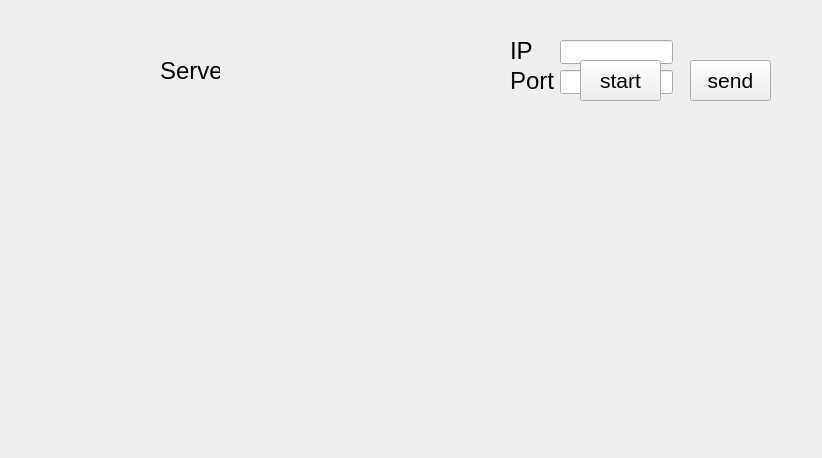
<?xml version="1.0" encoding="UTF-8"?>
<ui version="4.0">
 <class>MainWindow</class>
 <widget class="QMainWindow" name="MainWindow">
  <property name="geometry">
   <rect>
    <x>0</x>
    <y>0</y>
    <width>822</width>
    <height>458</height>
   </rect>
  </property>
  <property name="windowTitle">
   <string>MainWindow</string>
  </property>
  <widget class="QWidget" name="centralWidget">
   <widget class="QLabel" name="ipLabel">
    <property name="geometry">
     <rect>
      <x>510</x>
      <y>30</y>
      <width>60</width>
      <height>41</height>
     </rect>
    </property>
    <property name="font">
     <font>
      <pointsize>18</pointsize>
     </font>
    </property>
    <property name="styleSheet">
     <string notr="true">color:black</string>
    </property>
    <property name="text">
     <string>IP</string>
    </property>
   </widget>
   <widget class="QLabel" name="portLabel">
    <property name="geometry">
     <rect>
      <x>510</x>
      <y>65</y>
      <width>60</width>
      <height>31</height>
     </rect>
    </property>
    <property name="font">
     <font>
      <pointsize>18</pointsize>
     </font>
    </property>
    <property name="styleSheet">
     <string notr="true">color:black</string>
    </property>
    <property name="text">
     <string>Port</string>
    </property>
   </widget>
   <widget class="QLineEdit" name="ipLine">
    <property name="geometry">
     <rect>
      <x>560</x>
      <y>40</y>
      <width>113</width>
      <height>24</height>
     </rect>
    </property>
    <property name="inputMethodHints">
     <set>Qt::ImhUrlCharactersOnly</set>
    </property>
   </widget>
   <widget class="QLineEdit" name="portLine">
    <property name="geometry">
     <rect>
      <x>560</x>
      <y>70</y>
      <width>113</width>
      <height>24</height>
     </rect>
    </property>
    <property name="inputMethodHints">
     <set>Qt::ImhDigitsOnly</set>
    </property>
   </widget>
   <widget class="QPushButton" name="conBtn">
    <property name="geometry">
     <rect>
      <x>690</x>
      <y>60</y>
      <width>81</width>
      <height>41</height>
     </rect>
    </property>
    <property name="font">
     <font>
      <pointsize>16</pointsize>
     </font>
    </property>
    <property name="styleSheet">
     <string notr="true">color:black</string>
    </property>
    <property name="text">
     <string>send</string>
    </property>
   </widget>
   <widget class="QLabel" name="sLabel">
    <property name="geometry">
     <rect>
      <x>160</x>
      <y>60</y>
      <width>60</width>
      <height>21</height>
     </rect>
    </property>
    <property name="font">
     <font>
      <pointsize>18</pointsize>
     </font>
    </property>
    <property name="tabletTracking">
     <bool>false</bool>
    </property>
    <property name="styleSheet">
     <string notr="true">color:black</string>
    </property>
    <property name="text">
     <string>Server</string>
    </property>
   </widget>
   <widget class="QLabel" name="cLabel">
    <property name="geometry">
     <rect>
      <x>600</x>
      <y>60</y>
      <width>60</width>
      <height>21</height>
     </rect>
    </property>
    <property name="font">
     <font>
      <pointsize>18</pointsize>
     </font>
    </property>
    <property name="tabletTracking">
     <bool>false</bool>
    </property>
    <property name="styleSheet">
     <string notr="true">color:black</string>
    </property>
    <property name="text">
     <string>Client</string>
    </property>
   </widget>
   <widget class="QPushButton" name="startBtn">
    <property name="geometry">
     <rect>
      <x>580</x>
      <y>60</y>
      <width>81</width>
      <height>41</height>
     </rect>
    </property>
    <property name="font">
     <font>
      <pointsize>16</pointsize>
     </font>
    </property>
    <property name="styleSheet">
     <string notr="true">color:black</string>
    </property>
    <property name="text">
     <string>start</string>
    </property>
   </widget>
  </widget>
 </widget>
 <layoutdefault spacing="6" margin="11"/>
 <resources/>
 <connections/>
</ui>
